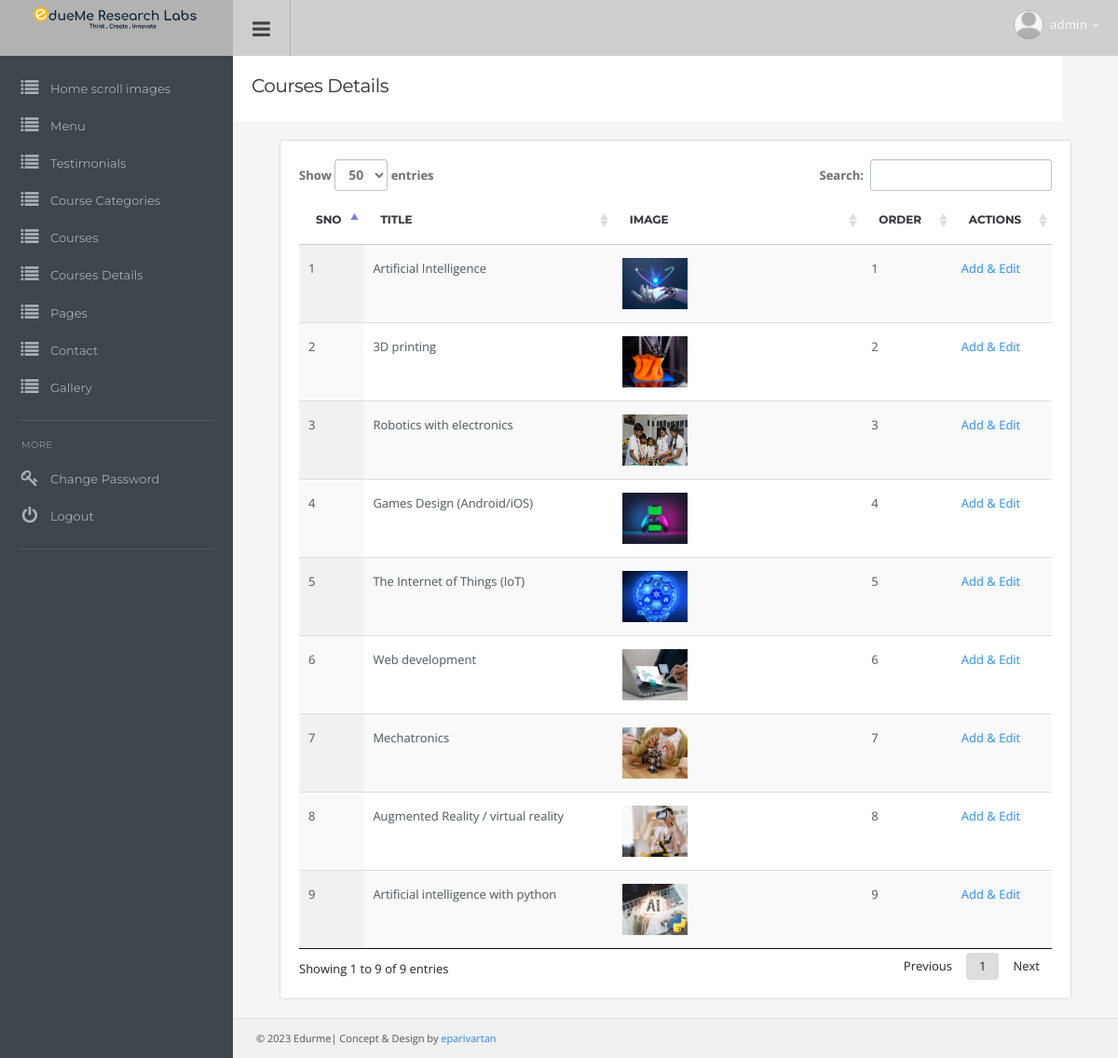
/admin/courses_details.php (signed in), run on the app's committed database.
### tables this page shows
CREATE TABLE `tbl_courses` (
  `course_id` int(11) NOT NULL,
  `courses_cat_id` int(11) DEFAULT NULL,
  `courses_name` varchar(255) NOT NULL,
  `courses_image` varchar(255) NOT NULL,
  `about_courses` text NOT NULL,
  `tag_line` varchar(255) DEFAULT NULL,
  `status` varchar(20) NOT NULL,
  `order` int(11) DEFAULT NULL,
  `addOn` timestamp NOT NULL DEFAULT current_timestamp(),
  `popular` int(11) DEFAULT NULL
);

### admin/courses_details.php (the view, shortened to what this page needs)
<?php
include "../includes/DB.php";
$sqlfaq = "SELECT * FROM tbl_courses WHERE status =1";
$res_faq =  mysqli_query($con,$sqlfaq);
?>
<!DOCTYPE html>
<html lang="en">
  <head>
  <link href="css/root.css" rel="stylesheet">
  </head>
  <body>
  <?php include 'topmenu.php';?>
<?php include 'sidemenu.php'; ?>
<div class="content">
	<div class="page-header" style="width: 100%; overflow: hidden;">
		<div style="width: 600px; float: left;">
			<h1 class="title">Courses Details</h1>
		</div>
	</div>
<div class="container-padding">
  <div class="row">
    <div class="col-md-12">
      <div class="panel panel-default">
        <div class="panel-body table-responsive">
            <table id="example0" class="table display">
                <thead>
                    <tr>
                    <th>Sno</th>
                        <th>Title</th>
                        <th>Image</th>
                        <th>Order</th>
                        <th>Actions</th>
                    </tr>
                </thead>
                <tbody>
                <?php $i=1; while($row_faq = mysqli_fetch_object($res_faq)){?>
                    <tr>
                    <td width="4%"><?php echo $i ; $i++ ?></td>
                        <td width="28%"><?php echo stripslashes($row_faq->courses_name);?></td>
                        <td width="28%"><img width="70px" height="55px" src="../uploades/<?php echo stripslashes($row_faq->courses_image);?>" ></td>
                        <td width="10%"><?php echo stripslashes($row_faq->  order);?></td>
                        <td width="10%">
							<a href="courses_details_add.php?id=<?php echo $row_faq->course_id;?>">Add & Edit</a>
						</td>
                    </tr>
                   <?php } ?>
                </tbody>
            </table>
        </div>
      </div>
    </div>
  </div>
</div>
<?php include 'footer.php'; ?>
</div>
</body>
</html>

### admin/topmenu.php (shortened to what this page needs)
<div id="top" class="clearfix">
	<div class="applogo">
        <a href="dashboard.php" class="logo"><img src="../images/logo.png" alt="icon" width="75%"></a>
    </div>
    <a href="#" class="sidebar-open-button"><i class="fa fa-bars"></i></a>
    <ul class="top-right">
		<li class="dropdown link">
		  <a href="#" data-toggle="dropdown" class="dropdown-toggle profilebox"><img src="img/placeholder-img.png" alt="img"><b><?php echo $_SESSION['admin_rquest_name'];?></b><span class="caret"></span></a>
		</li>
	</ul>
</div>

### admin/sidemenu.php
<div class="sidebar clearfix">
<ul class="sidebar-panel nav">
	<li><a href="home-gallery.php"><span class="icon color9"><i class="fa fa-list"></i></span>Home scroll images</a></li>
	<li><a href="menu.php"><span class="icon color9"><i class="fa fa-list"></i></span>Menu</a></li>
	<li><a href="testimonials.php"><span class="icon color9"><i class="fa fa-list"></i></span>Testimonials</a></li>
	<li><a href="courses-categorys.php"><span class="icon color9"><i class="fa fa-list"></i></span>Course Categories</a></li>
	<li><a href="courses_home.php"><span class="icon color9"><i class="fa fa-list"></i></span>Courses</a></li>
	<li><a href="courses_details.php"><span class="icon color9"><i class="fa fa-list"></i></span>Courses Details</a></li>
	<li><a href="page.php"><span class="icon color9"><i class="fa fa-list"></i></span>Pages</a></li>
	<li><a href="add_contact.php"><span class="icon color9"><i class="fa fa-list"></i></span>Contact</a></li>
	<li><a href="gallery_img.php"><span class="icon color9"><i class="fa fa-list"></i></span>Gallery</a></li>
</ul>
<ul class="sidebar-panel nav">
  <li class="sidetitle">MORE</li>
  <li><a href="changepassword.php"><span class="icon color15"><i class="fa fa-key"></i></span>Change Password</a></li>
  <li><a href="logout.php"><span class="icon color10"><i class="fa falist fa-power-off"></i></span>Logout</a></li>
</ul>
</div>

### admin/footer.php
<div class="row footer">
  <div class="col-md-6 text-left">© 2023 Edurme| Concept & Design by  <a href="https://eparivartan.com/" target="_blank">eparivartan</a></div>
</div>

### admin/css/responsive.css (style rules this page uses)
@media screen and (min-width: 1024px) { .sidebar { display: block !important; } }

### data on the page
tbl_courses: courses_name "Artificial Intelligence", courses_image (picture), order "1"
tbl_courses: courses_name "3D printing", courses_image (picture), order "2"
tbl_courses: courses_name "Robotics with electronics", courses_image (picture), order "3"
tbl_courses: courses_name "Games Design (Android/iOS)", courses_image (picture), order "4"
tbl_courses: courses_name "The Internet of Things (IoT)", courses_image (picture), order "5"
tbl_courses: courses_name "Web development", courses_image (picture), order "6"
tbl_courses: courses_name "Mechatronics", courses_image (picture), order "7"
tbl_courses: courses_name "Augmented Reality / virtual reality", courses_image (picture), order "8"
tbl_courses: courses_name "Artificial intelligence with python", courses_image (picture), order "9"

### other printed values
$_SESSION['admin_rquest_name'] "admin"
